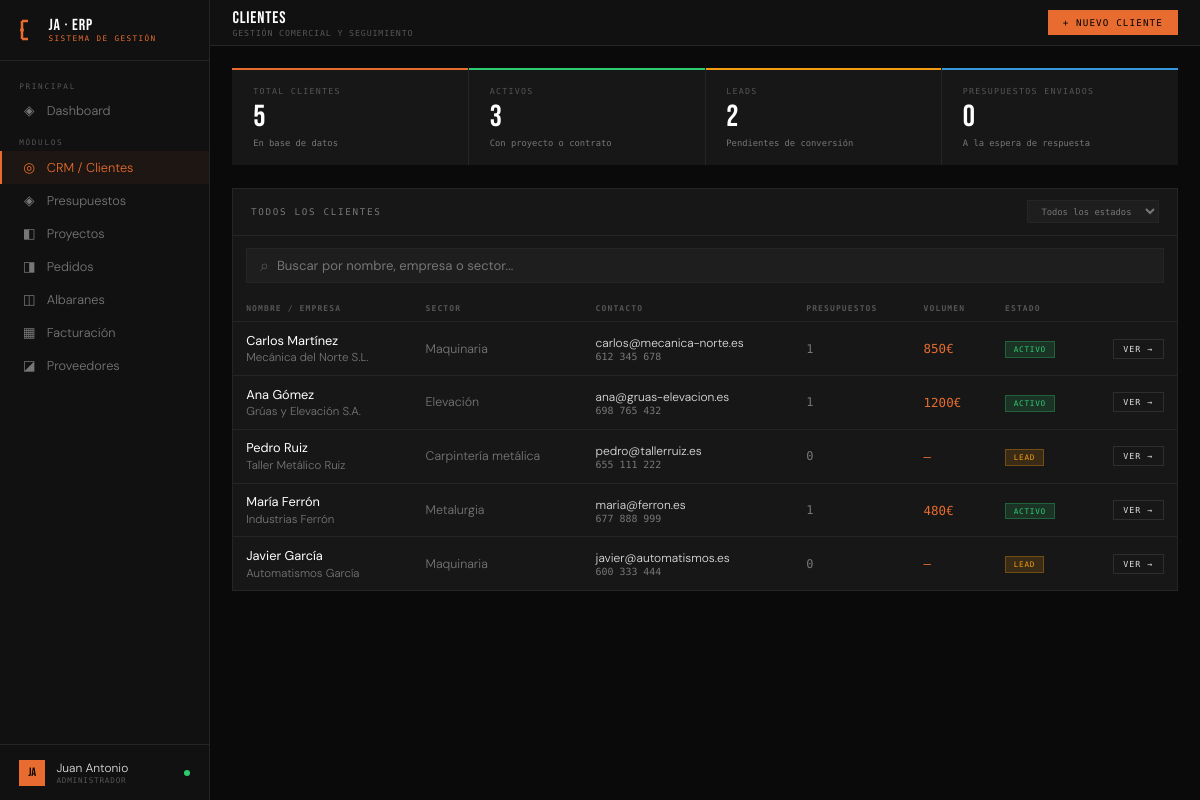
Before: /clientes with the older database file.
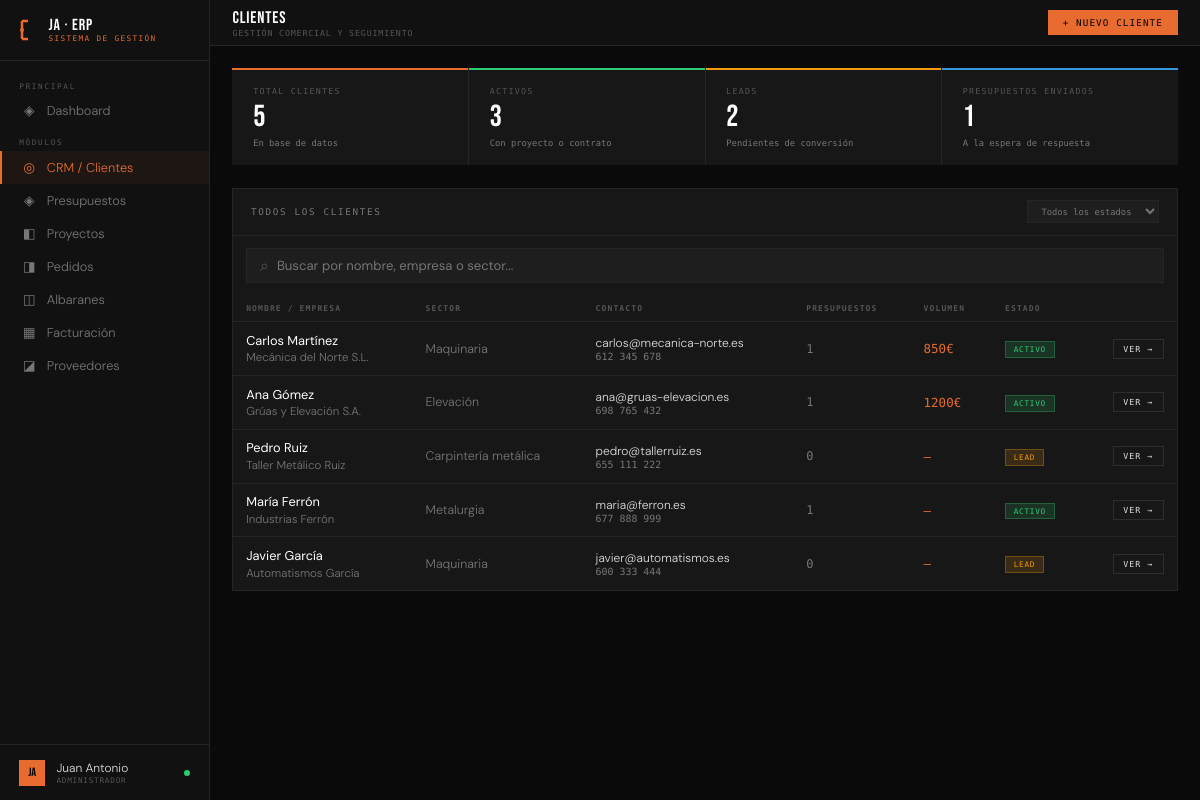
After: the same page with the newer database file.
### tables this page shows
CREATE TABLE clientes (
        id INTEGER PRIMARY KEY AUTOINCREMENT,
        nombre TEXT NOT NULL, empresa TEXT, email TEXT, telefono TEXT,
        sector TEXT, estado TEXT DEFAULT 'lead', notas TEXT,
        fecha_alta TEXT DEFAULT CURRENT_DATE);

### app.py (the view)
@app.route('/clientes')
def clientes():
    conn = get_db()
    clientes = conn.execute('''SELECT c.*,
        COUNT(DISTINCT p.id) as num_presupuestos,
        COALESCE(SUM(CASE WHEN p.estado='aceptado' THEN p.importe ELSE 0 END),0) as volumen
        FROM clientes c LEFT JOIN presupuestos p ON p.cliente_id=c.id
        GROUP BY c.id ORDER BY c.fecha_alta DESC''').fetchall()
    stats = {
        'total': conn.execute("SELECT COUNT(*) FROM clientes").fetchone()[0],
        'activos': conn.execute("SELECT COUNT(*) FROM clientes WHERE estado='activo'").fetchone()[0],
        'leads': conn.execute("SELECT COUNT(*) FROM clientes WHERE estado='lead'").fetchone()[0],
        'presupuestos_pendientes': conn.execute("SELECT COUNT(*) FROM presupuestos WHERE estado='enviado'").fetchone()[0],
    }
    conn.close()
    return render_template('clientes.html', clientes=clientes, stats=stats)

### app.py (called while the page is built)
def get_db():
    conn = sqlite3.connect(DB)
    conn.row_factory = sqlite3.Row
    return conn

@app.context_processor
def inject_globals():
    return {
        'today': date.today().isoformat(),
        'now': datetime.now().strftime('%b %Y'),
        'request': request,
    }

### templates/clientes.html (shortened to what this page needs)
{% extends "base.html" %}
{% block topbar %}
<div>
  <div class="topbar-title">CLIENTES</div>
  <div class="topbar-sub">Gestión comercial y seguimiento</div>
</div>
<div class="topbar-right">
  <a href="/cliente/nuevo" class="btn btn-primary">+ Nuevo cliente</a>
</div>
{% endblock %}
{% block content %}
<div class="kpi-row">
  <div class="kpi orange">
    <div class="kpi-label">Total clientes</div>
    <div class="kpi-value">{{ stats.total }}</div>
    <div class="kpi-sub">En base de datos</div>
  </div>
  <div class="kpi green">
    <div class="kpi-label">Activos</div>
    <div class="kpi-value">{{ stats.activos }}</div>
    <div class="kpi-sub">Con proyecto o contrato</div>
  </div>
  <div class="kpi yellow">
    <div class="kpi-label">Leads</div>
    <div class="kpi-value">{{ stats.leads }}</div>
    <div class="kpi-sub">Pendientes de conversión</div>
  </div>
  <div class="kpi blue">
    <div class="kpi-label">Presupuestos enviados</div>
    <div class="kpi-value">{{ stats.presupuestos_pendientes }}</div>
    <div class="kpi-sub">A la espera de respuesta</div>
  </div>
</div>
<div class="panel">
  <div class="panel-header">
    <span class="panel-title">Todos los clientes</span>
    <div style="display:flex;gap:.5rem;align-items:center">
      <select onchange="filtrarEstado(this.value)" style="background:var(--card);border:1px solid var(--border);color:var(--muted2);font-family:var(--mono);font-size:.55rem;padding:.3rem .6rem;outline:none;">
        <option value="">Todos los estados</option>
      </select>
    </div>
  </div>
  <div class="search-bar" style="margin:.8rem;width:auto">
    <span style="color:var(--muted)">⌕</span>
    <input type="text" id="buscador" placeholder="Buscar por nombre, empresa o sector..." oninput="filtrar()"/>
  </div>
  <table class="table" id="tabla-clientes">
    <thead>
      <tr>
        <th>Nombre / Empresa</th>
        <th>Sector</th>
        <th>Contacto</th>
        <th>Presupuestos</th>
        <th>Volumen</th>
        <th>Estado</th>
        <th></th>
      </tr>
    </thead>
    <tbody>
      {% for c in clientes %}
      <tr data-estado="{{ c.estado }}" data-search="{{ (c.nombre + ' ' + (c.empresa or '') + ' ' + (c.sector or ''))|lower }}">
        <td>
          <a href="/cliente/{{ c.id }}" style="color:#fff;font-weight:400">{{ c.nombre }}</a>
          {% if c.empresa %}<div style="font-size:.72rem;color:var(--muted2);margin-top:.1rem">{{ c.empresa }}</div>{% endif %}
        </td>
        <td style="color:var(--muted2);font-size:.78rem">{{ c.sector or '—' }}</td>
        <td>
          {% if c.email %}<div style="font-size:.75rem">{{ c.email }}</div>{% endif %}
          {% if c.telefono %}<div style="font-family:var(--mono);font-size:.62rem;color:var(--muted2)">{{ c.telefono }}</div>{% endif %}
        </td>
        <td style="font-family:var(--mono);font-size:.75rem;color:var(--muted2)">{{ c.num_presupuestos }}</td>
        <td style="font-family:var(--mono);font-size:.78rem;color:var(--accent)">
          {% if c.volumen > 0 %}{{ "%.0f"|format(c.volumen) }}€{% else %}—{% endif %}
        </td>
        <td>
          {% if c.estado == 'activo' %}<span class="badge badge-green">Activo</span>
          {% elif c.estado == 'lead' %}<span class="badge badge-yellow">Lead</span>
          {% elif c.estado == 'inactivo' %}<span class="badge badge-muted">Inactivo</span>
          {% endif %}
        </td>
        <td style="text-align:right">
          <a href="/cliente/{{ c.id }}" class="btn btn-sm">Ver →</a>
        </td>
      </tr>
      {% else %}
      <tr><td colspan="7" style="text-align:center;padding:2rem;color:var(--muted);font-family:var(--mono);font-size:.6rem">No hay clientes todavía — <a href="/cliente/nuevo" style="color:var(--accent)">añade el primero</a></td></tr>
      {% endfor %}
    </tbody>
  </table>
</div>
{% endblock %}

Changed rows visible on the page:
changed clientes "María Ferrón": volumen "480" → (not shown); text "€" → "—"
Other visible differences:
{{ stats.presupuestos_pendientes }}: "0" → "1"
